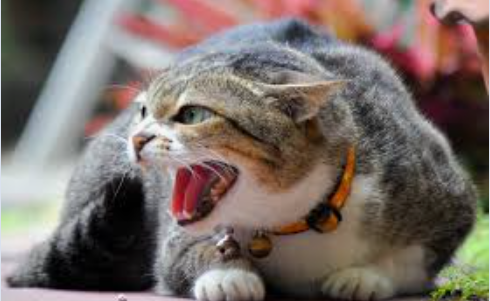
#> input picture animAI images and audio/angry cat.png, 490 x 301 px
$ python -i vision_processor.py   (imports and definitions only)
#> lines starting #> are read from the running program, lines starting #| are printed output that depends on the picture; after the words box and inside, x2 and y2 are one past the last pixel; in counts of white or black regions, pixels touching at a corner belong together
#> further down, picture is the input picture: shape (301, 490, 3); mean B, G, R 103.4, 109.2, 121
import os
import cv2
import numpy as np
import tempfile
import logging
from typing import Optional, List
from ultralytics import YOLO

logger = logging.getLogger("AnimAI.vision")

_yolo_model = None

# [11 lines left out: function load_yolo_model, not called in this run]

def detect_wound_regions(image_bgr):
    """
    Heuristically detects 'wound-like' regions using HSV red-color segmentation
    within the image, returning bounding boxes of suspicious red regions.
    """
    hsv = cv2.cvtColor(image_bgr, cv2.COLOR_BGR2HSV)
#> hsv: shape (301, 490, 3); mean H, S, V 61.1, 59.2, 125

    # Red has two ranges in HSV
    lower_red1 = np.array([0, 70, 50])
    upper_red1 = np.array([10, 255, 255])
    lower_red2 = np.array([170, 70, 50])
    upper_red2 = np.array([180, 255, 255])

    mask1 = cv2.inRange(hsv, lower_red1, upper_red1)
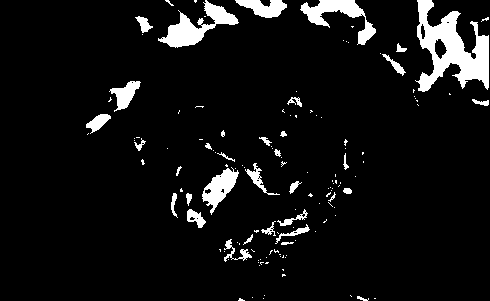
#> mask1: shape (301, 490); 7% white; 136 white regions (101 under 20 px), largest, box (x1, y1, x2, y2) and area: (415, 0, 489, 92) 3267, (158, 0, 239, 48) 1399, (300, 0, 376, 45) 1139
    mask2 = cv2.inRange(hsv, lower_red2, upper_red2)
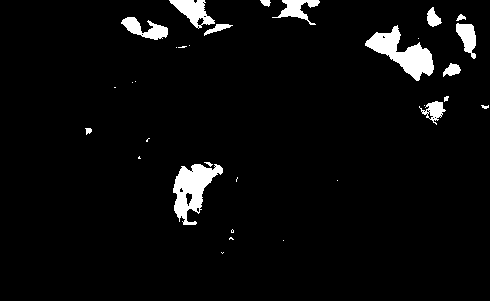
#> mask2: shape (301, 490); 4.2% white; 32 white regions (16 under 20 px), largest, box (x1, y1, x2, y2) and area: (365, 25, 434, 81) 1571, (173, 164, 223, 225) 1518, (169, 0, 215, 29) 638
    mask = cv2.bitwise_or(mask1, mask2)
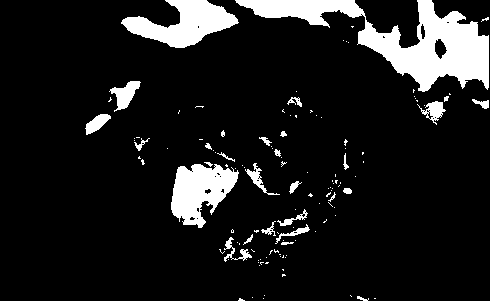
#> mask: shape (301, 490); 11.1% white; 125 white regions (96 under 20 px), largest, box (x1, y1, x2, y2) and area: (235, 0, 489, 92) 8054, (121, 0, 239, 48) 2893, (171, 164, 239, 228) 2651

    # Apply morph filters to clean noise
    kernel = cv2.getStructuringElement(cv2.MORPH_ELLIPSE, (5, 5))
    mask = cv2.morphologyEx(mask, cv2.MORPH_OPEN, kernel)
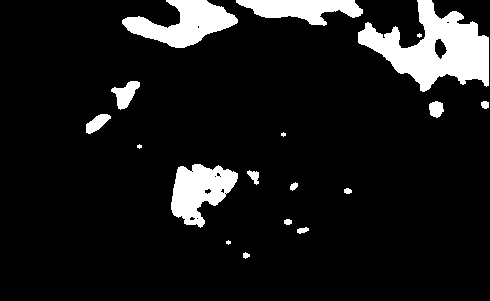
#> mask: shape (301, 490); 9.9% white; 18 white regions (4 under 20 px), largest, box (x1, y1, x2, y2) and area: (358, 0, 489, 92) 5937, (122, 0, 238, 48) 2881, (171, 164, 238, 228) 2556
    mask = cv2.morphologyEx(mask, cv2.MORPH_CLOSE, kernel)
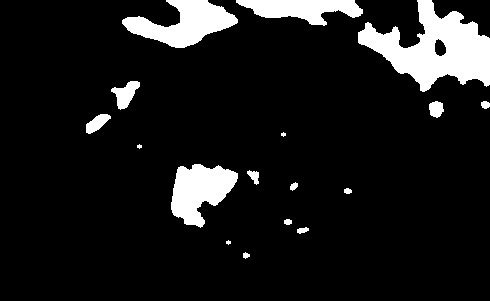
#> mask: shape (301, 490); 10.1% white; 17 white regions (3 under 20 px)

    contours, _ = cv2.findContours(mask, cv2.RETR_EXTERNAL, cv2.CHAIN_APPROX_SIMPLE)
#> contours = 17 contours, 3 with area under 20; largest, box (x1, y1, x2, y2) and area: (358, 0, 490, 92) 5976, (122, 0, 238, 48) 2747, (171, 164, 238, 228) 2514, (236, 0, 363, 26) 1796, (111, 81, 140, 110) 390
    wound_boxes = []

    for cnt in contours:
        area = cv2.contourArea(cnt)
        if area > 100:  # Avoid tiny spots
            x, y, w, h = cv2.boundingRect(cnt)
            wound_boxes.append((x, y, w, h, area))
#> this loop made 17 passes
#> (area, x, y, w, h) on passes 8, 11, 13, 14, 15, 16, 17: (2514, 171, 164, 67, 64), (245, 86, 114, 25, 20), (168, 429, 101, 15, 17), (389.5, 111, 81, 29, 29), (5975.5, 358, 0, 132, 92), (1796.5, 236, 0, 127, 26), (2747, 122, 0, 116, 48)
#> area on passes 1, 3, 4, 5, 6, 7: 23, 41.5, 29, 27.5, 35.5, 83.5
#> after the loop, wound_boxes = [(171, 164, 67, 64, 2514), (86, 114, 25, 20, 245), (429, 101, 15, 17, 168), (111, 81, 29, 29, 389.5), (358, 0, 132, 92, 5975.5), (236, 0, 127, 26, 1796.5), (122, 0, 116, 48, 2747)]

    # Sort by area descending
    wound_boxes = sorted(wound_boxes, key=lambda x: x[4], reverse=True)
#> wound_boxes = [(358, 0, 132, 92, 5975.5), (122, 0, 116, 48, 2747), (171, 164, 67, 64, 2514), (236, 0, 127, 26, 1796.5), (111, 81, 29, 29, 389.5), (86, 114, 25, 20, 245), (429, 101, 15, 17, 168)]
    return [(x, y, w, h) for (x, y, w, h, _) in wound_boxes[:3]]

# [227 lines left out: functions check_facial_contraction, run_vision_triage, process_image_media, process_video_media, not called in this run]

>>> import cv2
>>> picture = cv2.imread('../../animAI images and audio/angry cat.png')
>>> result = detect_wound_regions(picture)
#> result = [(358, 0, 132, 92), (122, 0, 116, 48), (171, 164, 67, 64)]

$ run again, on animAI images and audio/cat happy.png
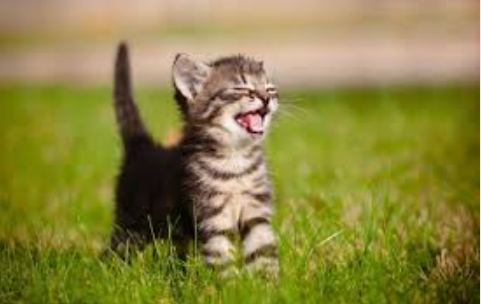
#> input picture animAI images and audio/cat happy.png, 481 x 304 px
#> picture is the input picture: shape (304, 481, 3); mean B, G, R 64.6, 132.2, 139.5
#> hsv: shape (304, 481, 3); mean H, S, V 25.4, 153.8, 143.9
#> in detect_wound_regions, `mask1 = cv2.inRange(hsv, lower_red1, upper_red1)`:
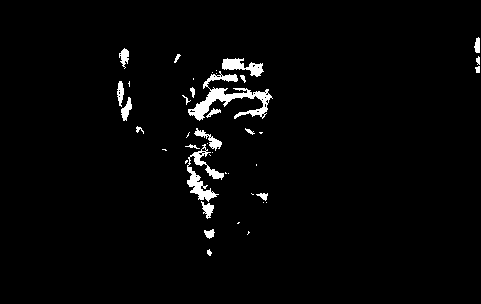
#> mask1: shape (304, 481); 2.4% white; 42 white regions (20 under 20 px), largest, box (x1, y1, x2, y2) and area: (188, 71, 273, 121) 1205, (187, 144, 224, 202) 701, (222, 58, 264, 77) 386
#> mask2: shape (304, 481); 0.15% white; 9 white regions (8 under 20 px), largest, box (x1, y1, x2, y2) and area: (235, 113, 259, 134) 199
#> in detect_wound_regions, `mask = cv2.morphologyEx(mask, cv2.MORPH_OPEN, kernel)`:
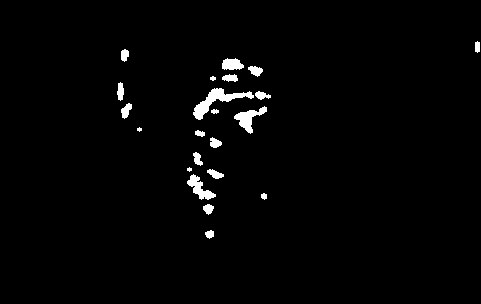
#> mask: shape (304, 481); 1.8% white; 22 white regions (2 under 20 px), largest, box (x1, y1, x2, y2) and area: (193, 88, 254, 120) 577, (234, 106, 267, 134) 351, (187, 174, 216, 200) 308
#> contours = 20 contours, 3 with area under 20; largest, box (x1, y1, x2, y2) and area: (193, 88, 271, 120) 620, (234, 106, 267, 134) 314, (187, 174, 216, 200) 278, (222, 58, 244, 70) 174, (121, 103, 132, 119) 86
#> the loop in detect_wound_regions, `for cnt in contours:` made 20 passes
#> (area, x, y, w, h) on passes 4, 11, 13, 18: (277.5, 187, 174, 29, 26), (314, 234, 106, 33, 28), (620.5, 193, 88, 78, 32), (173.5, 222, 58, 22, 12)
#> after the loop in detect_wound_regions, `for cnt in contours:`: wound_boxes = [(187, 174, 29, 26, 277.5), (234, 106, 33, 28, 314), (193, 88, 78, 32, 620.5), (222, 58, 22, 12, 173.5)]
#> in detect_wound_regions, `wound_boxes = sorted(wound_boxes, key=lambda x: x[4], reverse=True)`: wound_boxes = [(193, 88, 78, 32, 620.5), (234, 106, 33, 28, 314), (187, 174, 29, 26, 277.5), (222, 58, 22, 12, 173.5)]
#> result = [(193, 88, 78, 32), (234, 106, 33, 28), (187, 174, 29, 26)]

$ run again, on animAI images and audio/cat tired.png
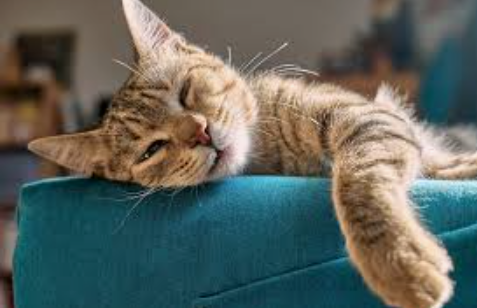
#> input picture animAI images and audio/cat tired.png, 477 x 308 px
#> picture is the input picture: shape (308, 477, 3); mean B, G, R 94.1, 100.7, 94.3
#> hsv: shape (308, 477, 3); mean H, S, V 47.8, 114.1, 117.4
#> in detect_wound_regions, `mask1 = cv2.inRange(hsv, lower_red1, upper_red1)`:
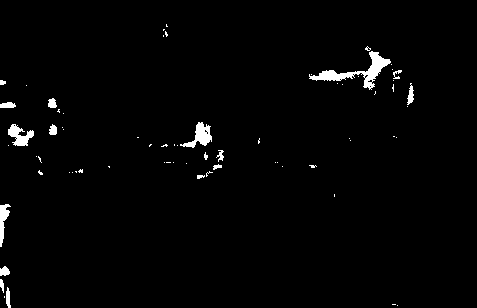
#> mask1: shape (308, 477); 1.7% white; 69 white regions (52 under 20 px), largest, box (x1, y1, x2, y2) and area: (309, 51, 391, 90) 794, (180, 122, 212, 148) 353, (8, 124, 34, 146) 305
#> mask2: shape (308, 477); 0.02% white in thin lines or dots, all inside (x1, y1, x2, y2) = (10, 53, 384, 308)
#> in detect_wound_regions, `mask = cv2.morphologyEx(mask, cv2.MORPH_OPEN, kernel)`:
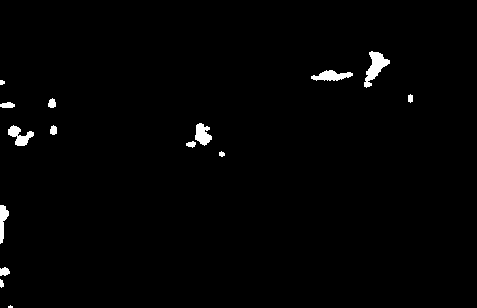
#> mask: shape (308, 477); 1.3% white; 15 white regions (1 under 20 px), largest, box (x1, y1, x2, y2) and area: (364, 51, 390, 88) 419, (311, 70, 353, 81) 281, (8, 125, 34, 146) 268
#> contours = 14 contours, 4 with area under 20; largest, box (x1, y1, x2, y2) and area: (364, 51, 390, 88) 381, (186, 123, 212, 148) 282, (311, 70, 353, 81) 240, (8, 125, 34, 146) 235, (0, 205, 9, 244) 157
#> the loop in detect_wound_regions, `for cnt in contours:` made 14 passes
#> (area, x, y, w, h) on passes 4, 7, 8, 13, 14: (157, 0, 205, 9, 39), (235, 8, 125, 26, 21), (281.5, 186, 123, 26, 25), (240, 311, 70, 42, 11), (381, 364, 51, 26, 37)
#> after the loop in detect_wound_regions, `for cnt in contours:`: wound_boxes = [(0, 205, 9, 39, 157), (8, 125, 26, 21, 235), (186, 123, 26, 25, 281.5), (311, 70, 42, 11, 240), (364, 51, 26, 37, 381)]
#> in detect_wound_regions, `wound_boxes = sorted(wound_boxes, key=lambda x: x[4], reverse=True)`: wound_boxes = [(364, 51, 26, 37, 381), (186, 123, 26, 25, 281.5), (311, 70, 42, 11, 240), (8, 125, 26, 21, 235), (0, 205, 9, 39, 157)]
#> result = [(364, 51, 26, 37), (186, 123, 26, 25), (311, 70, 42, 11)]
